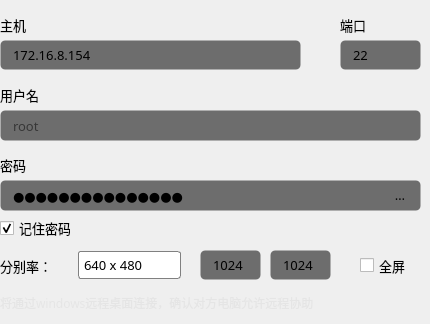
         <widget class="QWidget" name="tab_2">
          <attribute name="title">
           <string>   windows   </string>
          </attribute>
          <widget class="QLineEdit" name="lineEdit_port_ssh_data_3">
           <property name="geometry">
            <rect>
             <x>340</x>
             <y>40</y>
             <width>81</width>
             <height>30</height>
            </rect>
           </property>
           <property name="minimumSize">
            <size>
             <width>0</width>
             <height>30</height>
            </size>
           </property>
           <property name="font">
            <font>
             <family>OPPOSans B</family>
             <pointsize>10</pointsize>
            </font>
           </property>
           <property name="styleSheet">
            <string notr="true">background-color: rgb(25, 25, 25, 155);
border: 1px solid rgba(255, 255, 255, 0);
border-radius: 5px;
padding-left:10px;
padding-right:10px;</string>
           </property>
           <property name="text">
            <string>22</string>
           </property>
           <property name="placeholderText">
            <string>22</string>
           </property>
          </widget>
          <widget class="QLabel" name="label_port_ssh_3">
           <property name="geometry">
            <rect>
             <x>340</x>
             <y>10</y>
             <width>39</width>
             <height>30</height>
            </rect>
           </property>
           <property name="font">
            <font>
             <family>OPPOSans B</family>
             <pointsize>10</pointsize>
            </font>
           </property>
           <property name="text">
            <string>端口</string>
           </property>
          </widget>
          <widget class="QLineEdit" name="lineEdit_host_ssh_data_3">
           <property name="geometry">
            <rect>
             <x>0</x>
             <y>40</y>
             <width>301</width>
             <height>30</height>
            </rect>
           </property>
           <property name="minimumSize">
            <size>
             <width>0</width>
             <height>30</height>
            </size>
           </property>
           <property name="font">
            <font>
             <family>OPPOSans B</family>
             <pointsize>10</pointsize>
            </font>
           </property>
           <property name="styleSheet">
            <string notr="true">background-color: rgb(25, 25, 25, 155);
border: 1px solid rgba(255, 255, 255, 0);
border-radius: 5px;
padding-left:10px;
padding-right:10px;</string>
           </property>
           <property name="text">
            <string>172.16.8.154</string>
           </property>
           <property name="placeholderText">
            <string>127.0.0.1</string>
           </property>
          </widget>
          <widget class="QLabel" name="label_host_ssh_3">
           <property name="geometry">
            <rect>
             <x>0</x>
             <y>10</y>
             <width>39</width>
             <height>30</height>
            </rect>
           </property>
           <property name="font">
            <font>
             <family>OPPOSans B</family>
             <pointsize>10</pointsize>
            </font>
           </property>
           <property name="text">
            <string>主机</string>
           </property>
          </widget>
          <widget class="QToolButton" name="tab_passowrd_toolButton_show_2">
           <property name="geometry">
            <rect>
             <x>380</x>
             <y>180</y>
             <width>40</width>
             <height>30</height>
            </rect>
           </property>
           <property name="sizePolicy">
            <sizepolicy hsizetype="Expanding" vsizetype="Expanding">
             <horstretch>0</horstretch>
             <verstretch>0</verstretch>
            </sizepolicy>
           </property>
           <property name="minimumSize">
            <size>
             <width>30</width>
             <height>30</height>
            </size>
           </property>
           <property name="maximumSize">
            <size>
             <width>40</width>
             <height>30</height>
            </size>
           </property>
           <property name="font">
            <font>
             <family>OPPOSans B</family>
             <pointsize>10</pointsize>
             <stylestrategy>PreferAntialias</stylestrategy>
            </font>
           </property>
           <property name="styleSheet">
            <string notr="true">QToolButton {
background-color: rgba(25, 25, 25,0);
border: 1px solid rgba(255, 255, 255, 0);
border-radius: 5px;
padding-left:10px;
padding-right:10px;
}

QToolButton::menu-indicator { 
	image: None;
}

 
QToolButton:hover {
background-color: rgba(25, 25, 25,0);
border: 1px solid rgba(255, 255, 255, 0);
border-radius: 5px;
padding-left:10px;
padding-right:10px;
}</string>
           </property>
           <property name="text">
            <string>取消</string>
           </property>
           <property name="icon">
            <iconset resource="lib.qrc">
             <normaloff>:/lib/eye2.png</normaloff>:/lib/eye2.png</iconset>
           </property>
           <property name="iconSize">
            <size>
             <width>14</width>
             <height>14</height>
            </size>
           </property>
          </widget>
          <widget class="QLineEdit" name="lineEdit_user_ssh_data_2">
           <property name="geometry">
            <rect>
             <x>0</x>
             <y>110</y>
             <width>421</width>
             <height>31</height>
            </rect>
           </property>
           <property name="minimumSize">
            <size>
             <width>0</width>
             <height>30</height>
            </size>
           </property>
           <property name="font">
            <font>
             <family>OPPOSans B</family>
             <pointsize>10</pointsize>
            </font>
           </property>
           <property name="styleSheet">
            <string notr="true">background-color: rgb(25, 25, 25, 155);
border: 1px solid rgba(255, 255, 255, 0);
border-radius: 5px;
padding-left:10px;
padding-right:10px;</string>
           </property>
           <property name="text">
            <string/>
           </property>
           <property name="placeholderText">
            <string>root</string>
           </property>
          </widget>
          <widget class="QCheckBox" name="tab_passowrd_checkBox_remember_password_2">
           <property name="geometry">
            <rect>
             <x>0</x>
             <y>220</y>
             <width>71</width>
             <height>16</height>
            </rect>
           </property>
           <property name="font">
            <font>
             <family>OPPOSans B</family>
             <pointsize>10</pointsize>
             <stylestrategy>PreferAntialias</stylestrategy>
            </font>
           </property>
           <property name="text">
            <string>记住密码</string>
           </property>
           <property name="checked">
            <bool>true</bool>
           </property>
          </widget>
          <widget class="QLineEdit" name="tab_passowrd_lineEdit_password_data_2">
           <property name="geometry">
            <rect>
             <x>0</x>
             <y>180</y>
             <width>421</width>
             <height>31</height>
            </rect>
           </property>
           <property name="minimumSize">
            <size>
             <width>0</width>
             <height>30</height>
            </size>
           </property>
           <property name="font">
            <font>
             <family>OPPOSans B</family>
             <pointsize>10</pointsize>
            </font>
           </property>
           <property name="styleSheet">
            <string notr="true">background-color: rgb(25, 25, 25, 155);
border: 1px solid rgba(255, 255, 255, 0);
border-radius: 5px;
padding-left:10px;
padding-right:10px;</string>
           </property>
           <property name="text">
            <string>Linkdood@123456</string>
           </property>
           <property name="echoMode">
            <enum>QLineEdit::Password</enum>
           </property>
          </widget>
          <widget class="QLabel" name="label_user_ssh_2">
           <property name="geometry">
            <rect>
             <x>0</x>
             <y>80</y>
             <width>39</width>
             <height>30</height>
            </rect>
           </property>
           <property name="font">
            <font>
             <family>OPPOSans B</family>
             <pointsize>10</pointsize>
            </font>
           </property>
           <property name="text">
            <string>用户名</string>
           </property>
          </widget>
          <widget class="QLabel" name="tab_passowrd_label_password_2">
           <property name="geometry">
            <rect>
             <x>0</x>
             <y>150</y>
             <width>39</width>
             <height>30</height>
            </rect>
           </property>
           <property name="font">
            <font>
             <family>OPPOSans B</family>
             <pointsize>10</pointsize>
            </font>
           </property>
           <property name="text">
            <string>密码</string>
           </property>
          </widget>
          <widget class="QWidget" name="horizontalWidget" native="true">
           <property name="geometry">
            <rect>
             <x>0</x>
             <y>250</y>
             <width>181</width>
             <height>31</height>
            </rect>
           </property>
           <layout class="QHBoxLayout" name="horizontalLayout_4">
            <property name="leftMargin">
             <number>0</number>
            </property>
            <property name="topMargin">
             <number>0</number>
            </property>
            <property name="rightMargin">
             <number>0</number>
            </property>
            <property name="bottomMargin">
             <number>0</number>
            </property>
            <item>
             <widget class="QLabel" name="tab_passowrd_label_password_3">
              <property name="font">
               <font>
                <family>OPPOSans B</family>
                <pointsize>10</pointsize>
               </font>
              </property>
              <property name="text">
               <string>分别率：</string>
              </property>
             </widget>
            </item>
            <item>
             <widget class="QComboBox" name="comboBox">
              <property name="minimumSize">
               <size>
                <width>60</width>
                <height>28</height>
               </size>
              </property>
              <property name="maximumSize">
               <size>
                <width>120</width>
                <height>28</height>
               </size>
              </property>
              <property name="font">
               <font>
                <family>OPPOSans B</family>
                <pointsize>10</pointsize>
                <stylestrategy>PreferAntialias</stylestrategy>
               </font>
              </property>
              <property name="styleSheet">
               <string notr="true">

QComboBox{ border:1px solid gray;  border-radius:3px;  padding: 5px; min-width:4em;}

QComboBox::drop-down{
subcontrol-origin:padding; 
subcontrol-position:top right; 
width:20px; 
/*border-left-width:1px;*/
border-left-color:darkgray;
border-left-style:solid; 
border-top-right-radius:3px; 
border-bottom-right-radius:3px;
}
QComboBox QAbstractItemView{
border: 2px solid #4E6D8C;
}
QComboBox::down-arrow{
border-image: url(:/lib/up.png);
    width:20px;
	height:20px;

}
</string>
              </property>
              <item>
               <property name="text">
                <string>640 x 480</string>
               </property>
              </item>
              <item>
               <property name="text">
                <string>800 x 600</string>
               </property>
              </item>
              <item>
               <property name="text">
                <string>1024 x 768</string>
               </property>
              </item>
              <item>
               <property name="text">
                <string>1280 x 1024</string>
               </property>
              </item>
              <item>
               <property name="text">
                <string>1600 x 1200</string>
               </property>
              </item>
              <item>
               <property name="text">
                <string>1920 x 1080</string>
               </property>
              </item>
              <item>
               <property name="text">
                <string>1920 x 1020</string>
               </property>
              </item>
              <item>
               <property name="text">
                <string>1560 x 1440</string>
               </property>
              </item>
              <item>
               <property name="text">
                <string>自定义</string>
               </property>
              </item>
             </widget>
            </item>
           </layout>
          </widget>
          <widget class="QCheckBox" name="tab_passowrd_checkBox_remember_password_3">
           <property name="geometry">
            <rect>
             <x>360</x>
             <y>250</y>
             <width>49</width>
             <height>31</height>
            </rect>
           </property>
           <property name="font">
            <font>
             <family>OPPOSans B</family>
             <pointsize>10</pointsize>
             <stylestrategy>PreferAntialias</stylestrategy>
            </font>
           </property>
           <property name="text">
            <string>全屏</string>
           </property>
           <property name="checked">
            <bool>false</bool>
           </property>
          </widget>
          <widget class="QLabel" name="widget_dynamic_title_label_3">
           <property name="geometry">
            <rect>
             <x>0</x>
             <y>290</y>
             <width>400</width>
             <height>25</height>
            </rect>
           </property>
           <property name="minimumSize">
            <size>
             <width>100</width>
             <height>25</height>
            </size>
           </property>
           <property name="maximumSize">
            <size>
             <width>400</width>
             <height>16777215</height>
            </size>
           </property>
           <property name="font">
            <font>
             <family>OPPOSans B</family>
             <pointsize>9</pointsize>
            </font>
           </property>
           <property name="styleSheet">
            <string notr="true">color: rgba(223, 223, 223, 150);</string>
           </property>
           <property name="text">
            <string>将通过windows远程桌面连接，确认对方电脑允许远程协助</string>
           </property>
          </widget>
          <widget class="QLineEdit" name="lineEdit_port_ssh_data_4">
           <property name="geometry">
            <rect>
             <x>200</x>
             <y>250</y>
             <width>61</width>
             <height>30</height>
            </rect>
           </property>
           <property name="minimumSize">
            <size>
             <width>0</width>
             <height>30</height>
            </size>
           </property>
           <property name="font">
            <font>
             <family>OPPOSans B</family>
             <pointsize>10</pointsize>
            </font>
           </property>
           <property name="styleSheet">
            <string notr="true">background-color: rgb(25, 25, 25, 155);
border: 1px solid rgba(255, 255, 255, 0);
border-radius: 5px;
padding-left:10px;
padding-right:10px;</string>
           </property>
           <property name="text">
            <string>1024</string>
           </property>
           <property name="placeholderText">
            <string>22</string>
           </property>
          </widget>
          <widget class="QLineEdit" name="lineEdit_port_ssh_data_5">
           <property name="geometry">
            <rect>
             <x>270</x>
             <y>250</y>
             <width>61</width>
             <height>30</height>
            </rect>
           </property>
           <property name="minimumSize">
            <size>
             <width>0</width>
             <height>30</height>
            </size>
           </property>
           <property name="font">
            <font>
             <family>OPPOSans B</family>
             <pointsize>10</pointsize>
            </font>
           </property>
           <property name="styleSheet">
            <string notr="true">background-color: rgb(25, 25, 25, 155);
border: 1px solid rgba(255, 255, 255, 0);
border-radius: 5px;
padding-left:10px;
padding-right:10px;</string>
           </property>
           <property name="text">
            <string>1024</string>
           </property>
           <property name="placeholderText">
            <string>22</string>
           </property>
          </widget>
          <zorder>lineEdit_port_ssh_data_3</zorder>
          <zorder>label_port_ssh_3</zorder>
          <zorder>lineEdit_host_ssh_data_3</zorder>
          <zorder>label_host_ssh_3</zorder>
          <zorder>lineEdit_user_ssh_data_2</zorder>
          <zorder>tab_passowrd_checkBox_remember_password_2</zorder>
          <zorder>tab_passowrd_lineEdit_password_data_2</zorder>
          <zorder>label_user_ssh_2</zorder>
          <zorder>tab_passowrd_label_password_2</zorder>
          <zorder>tab_passowrd_toolButton_show_2</zorder>
          <zorder>horizontalWidget</zorder>
          <zorder>tab_passowrd_checkBox_remember_password_3</zorder>
          <zorder>widget_dynamic_title_label_3</zorder>
          <zorder>lineEdit_port_ssh_data_4</zorder>
          <zorder>lineEdit_port_ssh_data_5</zorder>
         </widget>
